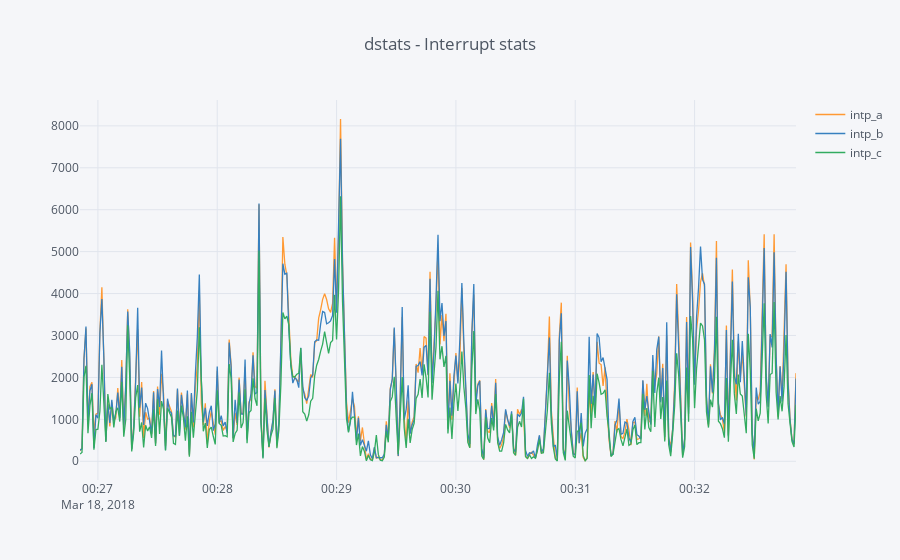

The notebook cell saved with this chart:
### Code cell
df[['intp_a', 'intp_b', 'intp_c']].iplot(kind='line', title='dstats - Interrupt stats')

### Figure 1 — Plotly figure (JSON) as saved in the notebook; plotly's stock layout.template omitted (floating-point values rounded to 4 significant figures; data arrays with more than 128 entries replaced by an {"elided": "..."} marker saying what was removed)
{"data": [{"line": {"color": "rgba(255, 153, 51, 1.0)", "dash": "solid", "width": 1.3}, "mode": "lines", "name": "intp_a", "text": "", "type": "scatter", "x": {"elided": "361 str values"}, "y": {"elided": "361 int values"}}, {"line": {"color": "rgba(55, 128, 191, 1.0)", "dash": "solid", "width": 1.3}, "mode": "lines", "name": "intp_b", "text": "", "type": "scatter", "x": {"elided": "361 str values"}, "y": {"elided": "361 int values"}}, {"line": {"color": "rgba(50, 171, 96, 1.0)", "dash": "solid", "width": 1.3}, "mode": "lines", "name": "intp_c", "text": "", "type": "scatter", "x": {"elided": "361 str values"}, "y": {"elided": "361 int values"}}], "layout": {"legend": {"bgcolor": "#F5F6F9", "font": {"color": "#4D5663"}}, "paper_bgcolor": "#F5F6F9", "plot_bgcolor": "#F5F6F9", "title": "dstats - Interrupt stats", "titlefont": {"color": "#4D5663"}, "xaxis1": {"gridcolor": "#E1E5ED", "showgrid": true, "tickfont": {"color": "#4D5663"}, "title": "", "titlefont": {"color": "#4D5663"}, "zerolinecolor": "#E1E5ED"}, "yaxis1": {"gridcolor": "#E1E5ED", "showgrid": true, "tickfont": {"color": "#4D5663"}, "title": "", "titlefont": {"color": "#4D5663"}, "zerolinecolor": "#E1E5ED"}}}
